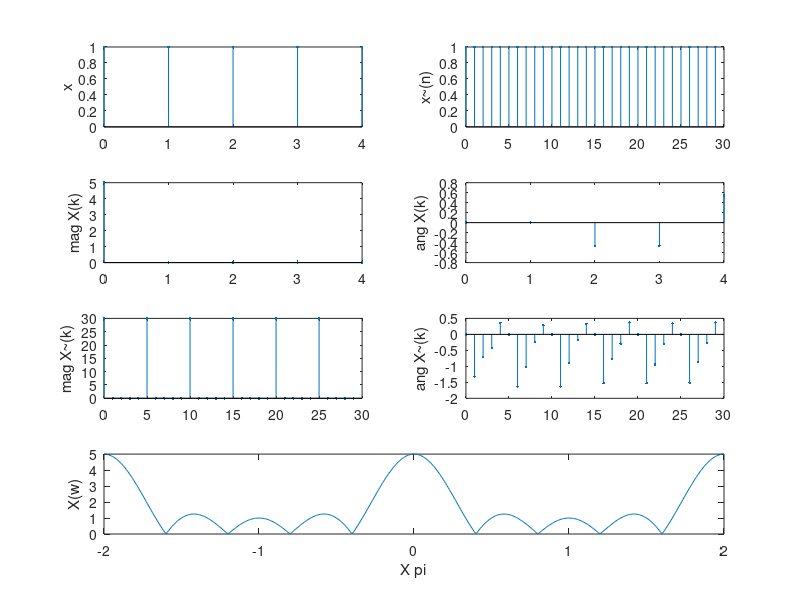
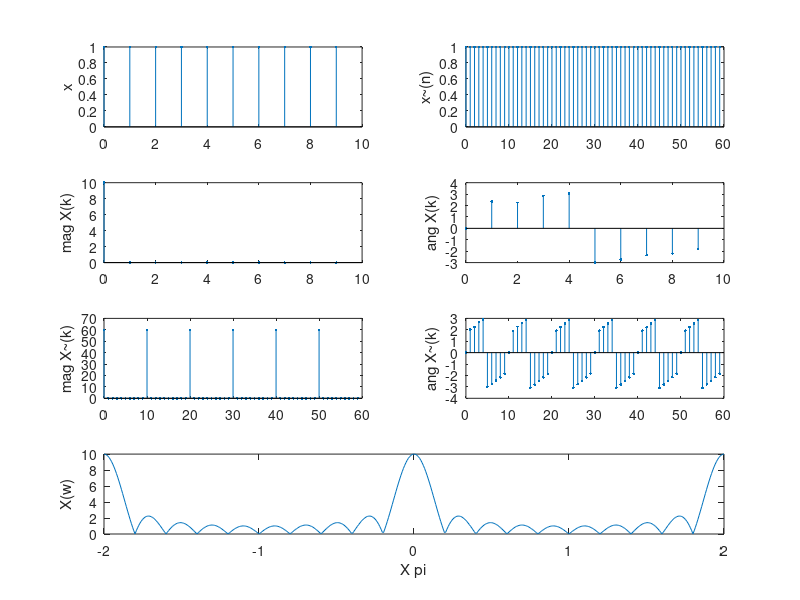

Source code (MATLAB) for these figures, in order:
for N=5:5:10 
n=0:N-1;k=n; 
x=[n>=0]; 
n1=0:6*N-1;k1=n1; 
x1=x(mod(n1,N)+1); 
y=x*exp(-j*2*pi/N).^(n'*k); 
y1=x1*exp(-j*2*pi/N).^(n1'*k1); 
w=linspace(-2*pi,2*pi,500); 
y2=x*exp(-j*n'*w); 
figure; 
subplot(4,2,1);stem(n,x,'.');ylabel('x'); 
subplot(4,2,2);stem(n1,x1,'.');ylabel('x~(n)'); 
subplot(4,2,3);stem(k,abs(y),'.');ylabel('mag X(k)'); 
subplot(4,2,4);stem(k,angle(y),'.');ylabel('ang X(k)'); 
subplot(4,2,5);stem(k1,abs(y1),'.');ylabel('mag X~(k)'); 
subplot(4,2,6);stem(k1,angle(y1),'.');ylabel('ang X~(k)'); 
subplot(4,1,4);plot(w/pi,abs(y2));xlabel('X pi');ylabel('X(w)'); 
end